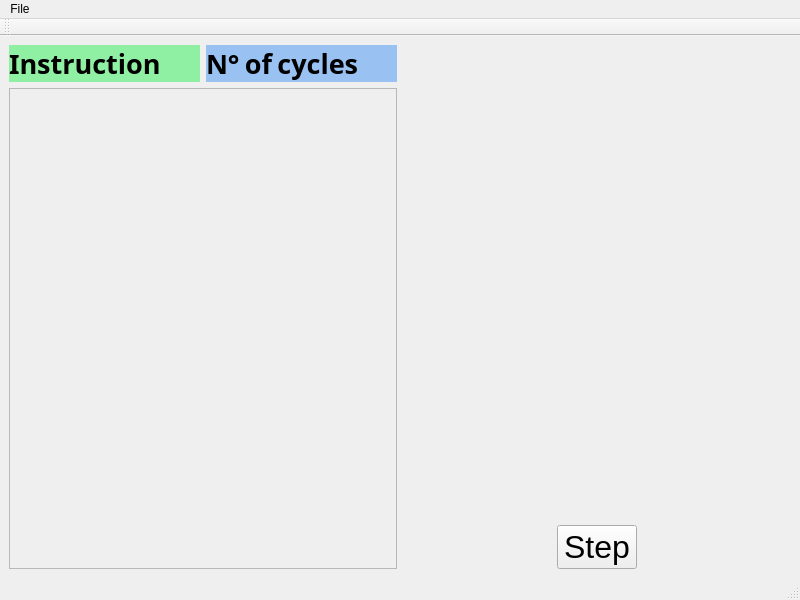
<?xml version="1.0" encoding="UTF-8"?>
<ui version="4.0">
 <class>MainWindow</class>
 <widget class="QMainWindow" name="MainWindow">
  <property name="geometry">
   <rect>
    <x>0</x>
    <y>0</y>
    <width>800</width>
    <height>600</height>
   </rect>
  </property>
  <property name="windowTitle">
   <string>MainWindow</string>
  </property>
  <widget class="QWidget" name="centralwidget">
   <layout class="QHBoxLayout" name="horizontalLayout">
    <item>
     <layout class="QVBoxLayout" name="verticalLayout">
      <item>
       <layout class="QHBoxLayout" name="horizontalLayout_2">
        <item>
         <widget class="QLabel" name="instructionName">
          <property name="sizePolicy">
           <sizepolicy hsizetype="Preferred" vsizetype="Preferred">
            <horstretch>0</horstretch>
            <verstretch>0</verstretch>
           </sizepolicy>
          </property>
          <property name="font">
           <font>
            <family>Noto Sans Adlam</family>
            <pointsize>20</pointsize>
            <bold>true</bold>
           </font>
          </property>
          <property name="styleSheet">
           <string notr="true">background-color: rgb(143, 240, 164);
color: rgb(0, 0, 0);</string>
          </property>
          <property name="text">
           <string>Instruction</string>
          </property>
         </widget>
        </item>
        <item>
         <widget class="QLabel" name="instructionCycles">
          <property name="font">
           <font>
            <family>Noto Sans Adlam</family>
            <pointsize>20</pointsize>
            <bold>true</bold>
           </font>
          </property>
          <property name="styleSheet">
           <string notr="true">background-color: rgb(153, 193, 241);
color: rgb(0, 0, 0);</string>
          </property>
          <property name="text">
           <string>N° of cycles</string>
          </property>
         </widget>
        </item>
       </layout>
      </item>
      <item>
       <widget class="InstructionsScroll" name="instructionsScroll">
        <property name="sizePolicy">
         <sizepolicy hsizetype="Minimum" vsizetype="Expanding">
          <horstretch>0</horstretch>
          <verstretch>0</verstretch>
         </sizepolicy>
        </property>
        <property name="widgetResizable">
         <bool>true</bool>
        </property>
        <widget class="QWidget" name="scrollContents">
         <property name="geometry">
          <rect>
           <x>0</x>
           <y>0</y>
           <width>384</width>
           <height>470</height>
          </rect>
         </property>
        </widget>
       </widget>
      </item>
     </layout>
    </item>
    <item>
     <layout class="QVBoxLayout" name="mainLayout">
      <property name="sizeConstraint">
       <enum>QLayout::SetDefaultConstraint</enum>
      </property>
      <item>
       <widget class="InstructionsList" name="instructionsList" native="true"/>
      </item>
      <item alignment="Qt::AlignHCenter">
       <widget class="QPushButton" name="stepButton">
        <property name="sizePolicy">
         <sizepolicy hsizetype="Fixed" vsizetype="Fixed">
          <horstretch>0</horstretch>
          <verstretch>0</verstretch>
         </sizepolicy>
        </property>
        <property name="font">
         <font>
          <pointsize>24</pointsize>
         </font>
        </property>
        <property name="autoFillBackground">
         <bool>false</bool>
        </property>
        <property name="text">
         <string>Step</string>
        </property>
        <property name="flat">
         <bool>false</bool>
        </property>
       </widget>
      </item>
     </layout>
    </item>
   </layout>
  </widget>
  <widget class="QStatusBar" name="statusbar"/>
  <widget class="QToolBar" name="toolBar">
   <property name="windowTitle">
    <string>toolBar</string>
   </property>
   <attribute name="toolBarArea">
    <enum>TopToolBarArea</enum>
   </attribute>
   <attribute name="toolBarBreak">
    <bool>false</bool>
   </attribute>
  </widget>
  <widget class="QMenuBar" name="menubar">
   <property name="geometry">
    <rect>
     <x>0</x>
     <y>0</y>
     <width>800</width>
     <height>23</height>
    </rect>
   </property>
   <widget class="QMenu" name="menuFile">
    <property name="title">
     <string>File</string>
    </property>
    <addaction name="openFile"/>
    <addaction name="exitApp"/>
   </widget>
   <addaction name="menuFile"/>
  </widget>
  <action name="openFile">
   <property name="text">
    <string>Open</string>
   </property>
  </action>
  <action name="exitApp">
   <property name="text">
    <string>Exit</string>
   </property>
  </action>
 </widget>
 <customwidgets>
  <customwidget>
   <class>InstructionsList</class>
   <extends>QWidget</extends>
   <header>widgets/instructions_list.h</header>
   <container>1</container>
   <slots>
    <slot>update_instructions(QVariantList,QVariantList)</slot>
   </slots>
  </customwidget>
  <customwidget>
   <class>InstructionsScroll</class>
   <extends>QScrollArea</extends>
   <header>widgets/instructions_scroll.h</header>
   <container>1</container>
   <slots>
    <signal>tomasulo_finalized()</signal>
    <signal>tomasulo_step_taken(QVariantList,QVariantList)</signal>
    <slot>add_instructions(QString)</slot>
    <slot>tomasulo_step()</slot>
   </slots>
  </customwidget>
 </customwidgets>
 <resources/>
 <connections>
  <connection>
   <sender>openFile</sender>
   <signal>triggered()</signal>
   <receiver>MainWindow</receiver>
   <slot>load_instructions_from_system()</slot>
   <hints>
    <hint type="sourcelabel">
     <x>-1</x>
     <y>-1</y>
    </hint>
    <hint type="destinationlabel">
     <x>399</x>
     <y>299</y>
    </hint>
   </hints>
  </connection>
  <connection>
   <sender>MainWindow</sender>
   <signal>instructions_loaded(QString)</signal>
   <receiver>instructionsScroll</receiver>
   <slot>add_instructions(QString)</slot>
   <hints>
    <hint type="sourcelabel">
     <x>399</x>
     <y>299</y>
    </hint>
    <hint type="destinationlabel">
     <x>194</x>
     <y>308</y>
    </hint>
   </hints>
  </connection>
  <connection>
   <sender>stepButton</sender>
   <signal>pressed()</signal>
   <receiver>instructionsScroll</receiver>
   <slot>tomasulo_step()</slot>
   <hints>
    <hint type="sourcelabel">
     <x>789</x>
     <y>62</y>
    </hint>
    <hint type="destinationlabel">
     <x>194</x>
     <y>321</y>
    </hint>
   </hints>
  </connection>
  <connection>
   <sender>instructionsScroll</sender>
   <signal>tomasulo_finalized()</signal>
   <receiver>MainWindow</receiver>
   <slot>tomasulo_finalized()</slot>
   <hints>
    <hint type="sourcelabel">
     <x>194</x>
     <y>321</y>
    </hint>
    <hint type="destinationlabel">
     <x>399</x>
     <y>299</y>
    </hint>
   </hints>
  </connection>
  <connection>
   <sender>exitApp</sender>
   <signal>triggered()</signal>
   <receiver>MainWindow</receiver>
   <slot>close()</slot>
   <hints>
    <hint type="sourcelabel">
     <x>-1</x>
     <y>-1</y>
    </hint>
    <hint type="destinationlabel">
     <x>399</x>
     <y>299</y>
    </hint>
   </hints>
  </connection>
  <connection>
   <sender>instructionsScroll</sender>
   <signal>tomasulo_step_taken(QVariantList,QVariantList)</signal>
   <receiver>instructionsList</receiver>
   <slot>update_instructions(QVariantList,QVariantList)</slot>
   <hints>
    <hint type="sourcelabel">
     <x>202</x>
     <y>321</y>
    </hint>
    <hint type="destinationlabel">
     <x>596</x>
     <y>324</y>
    </hint>
   </hints>
  </connection>
 </connections>
 <slots>
  <signal>instructions_loaded(QString)</signal>
  <slot>load_instructions_from_system()</slot>
  <slot>tomasulo_finalized()</slot>
 </slots>
</ui>
